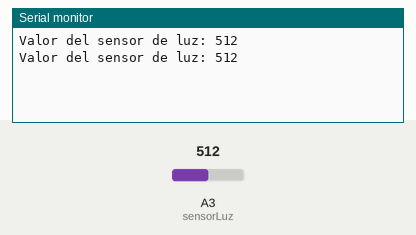
Bench run of a sketch on a simulated Arduino Uno, built with avr-gcc and run on an emulated ATmega328P. On the bench: the last lines printed to the serial monitor. The inputs (shaded band) are chosen by the test bench; at power-on: A3 (sensorLuz) = 512.

Above: at 1.8 s.
1.9 s: A3 (sensorLuz) set to 716
At 2.8 s:
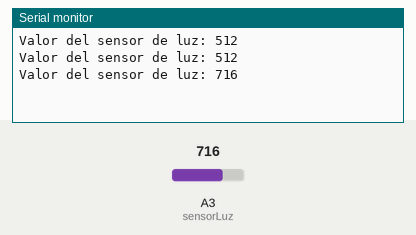
3.4 s: A3 (sensorLuz) set to 900
At 4.8 s:
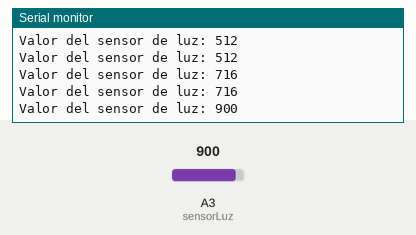
Timing chart, 0 to 6.4 s (numbered marks = the images above; inputs shaded):
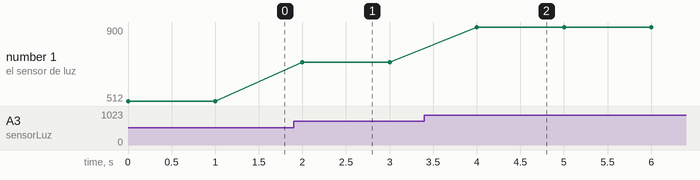

Measured:
- after the input at 1.9 s, the serial monitor: prints a new line after 0.10 s (image 1)
- after the input at 3.4 s, the serial monitor: prints a new line after 0.60 s (image 2)
- plotted number 1: 512 → 716 after the input at 1.9 s, 716 → 900 after the input at 3.4 s

The sketch:

06-interruptor-crepuscular-mejora1.ino
```cpp
// Lee el sensor de luz: muestra su valor en el Monitor serie

const int sensorLuz = A3;  // sensor de luz (LDR) conectado al pin A3

int valorLuz = 0;  // guarda la luz que mide el sensor (de 0 a 1023)

void setup() {
  Serial.begin(9600);  // abre la comunicación a 9600 baudios
}

void loop() {
  valorLuz = analogRead(sensorLuz);  // lee el sensor

  Serial.print("Valor del sensor de luz: ");  // texto
  Serial.println(valorLuz);                   // valor y salto de línea

  delay(1000);  // espera 1 segundo para poder leer los valores
}
```
